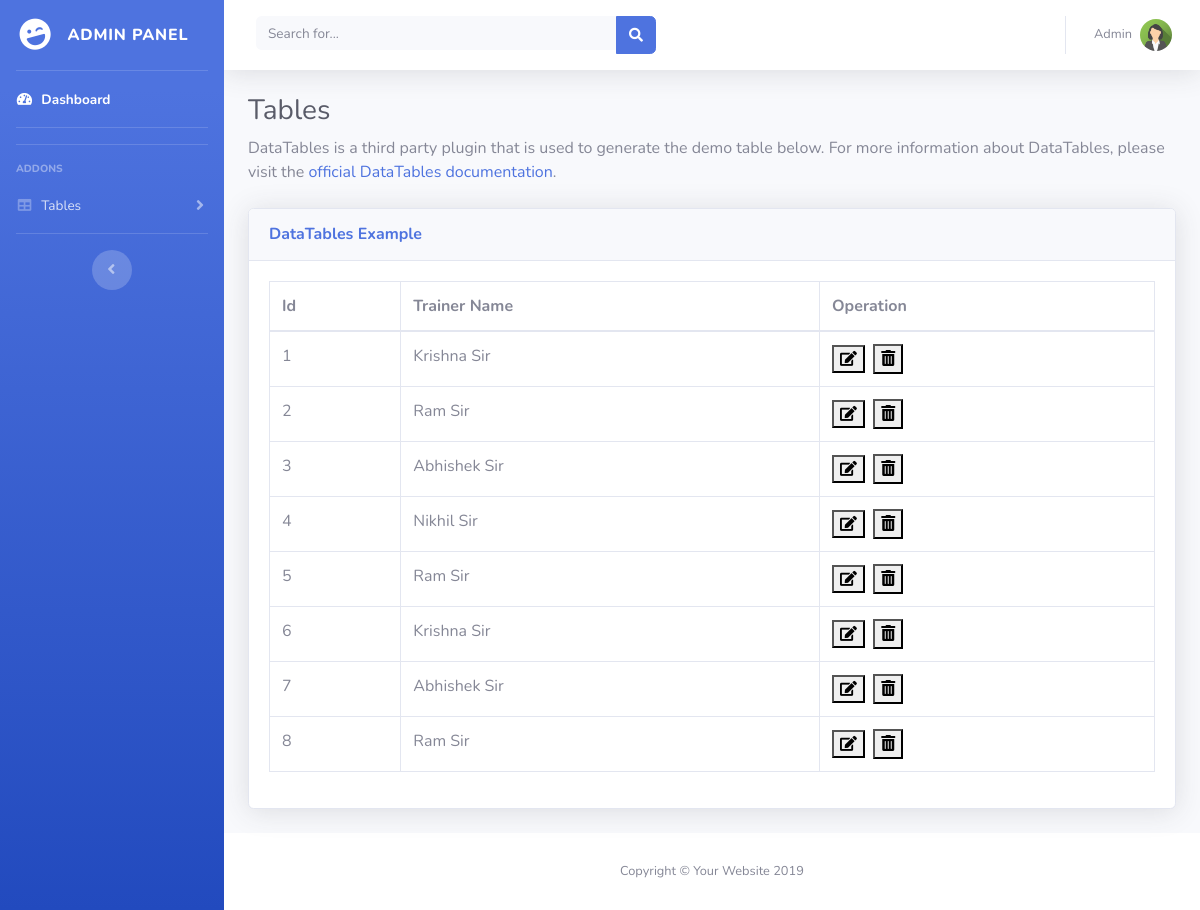
The page /Admin_Panel/train_dis.php on the database as committed earlier.
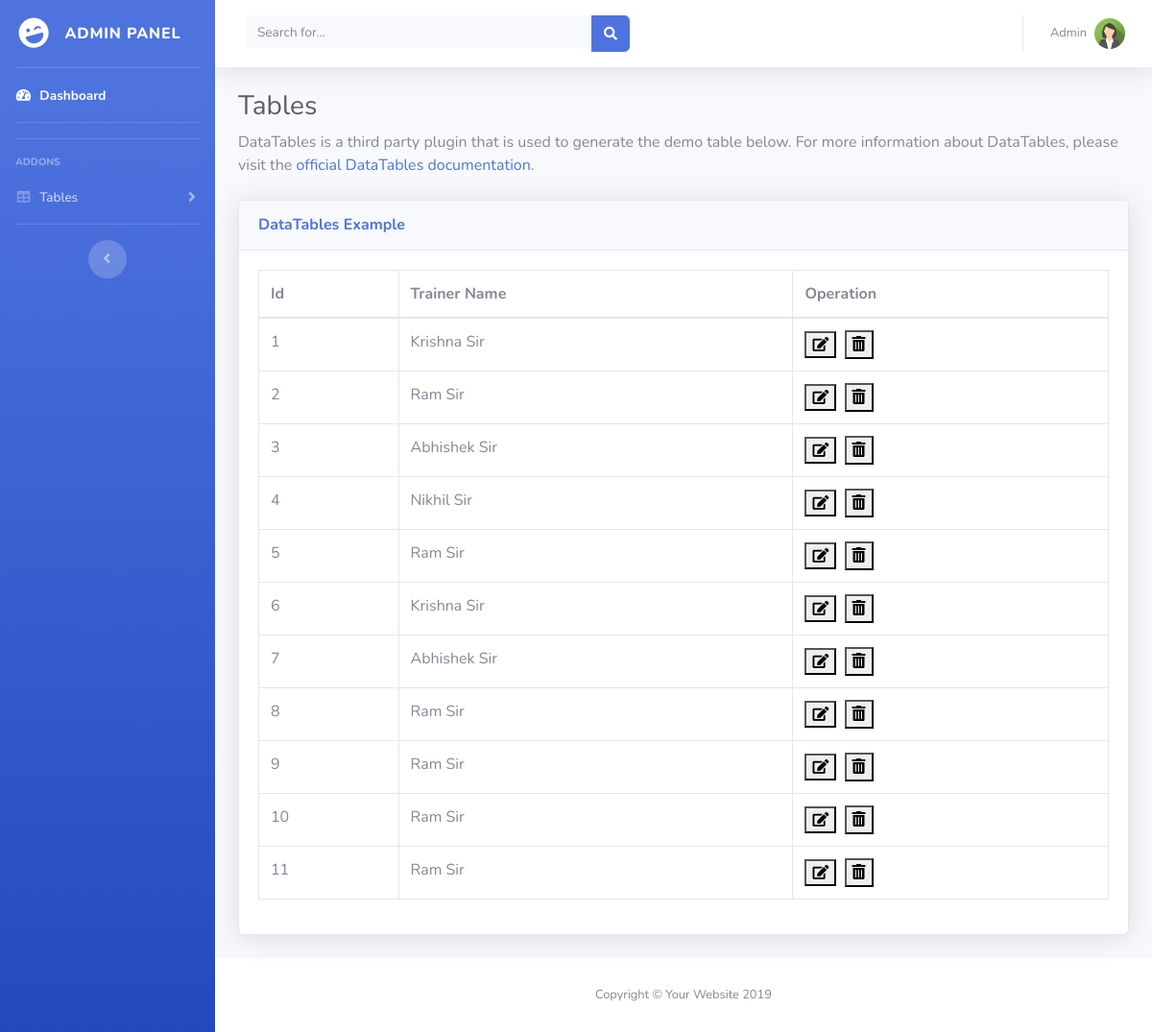
The same page on the database as committed later.
### tables this page shows
CREATE TABLE `trainer` (
  `id` int(11) NOT NULL,
  `tname` varchar(20) NOT NULL
);

### Admin_Panel/train_dis.php (the view, shortened to what this page needs)
<!DOCTYPE html>
<html lang="en">
<head>
  <link href="vendor/fontawesome-free/css/all.min.css" rel="stylesheet" type="text/css">
  <link href="css/sb-admin-2.min.css" rel="stylesheet">
  <link href="vendor/datatables/dataTables.bootstrap4.min.css" rel="stylesheet">
</head>
<body id="page-top">
<?php include("header.php");
?>
        <div class="container-fluid">
          <h1 class="h3 mb-2 text-gray-800">Tables</h1>
          <p class="mb-4">DataTables is a third party plugin that is used to generate the demo table below. For more information about DataTables, please visit the <a target="_blank" href="https://datatables.net">official DataTables documentation</a>.</p>
         <?php $con=mysqli_connect("localhost","root","");
            mysqli_select_db($con,"gym");
              $s="select * from trainer";
              $res=mysqli_query($con,$s);
        echo " <div class='card shadow mb-4'> ";
        echo "    <div class='card-header py-3'> ";
        echo "     <h6 class='m-0 font-weight-bold text-primary'>DataTables Example</h6> ";
        echo " </div> ";
        echo "   <div class='card-body'> ";
        echo " <div class='table-responsive'> ";
        echo  " <table class='table table-bordered' id='dataTable' width='100%' cellspacing='0'> ";
        echo   " <thead>
                    <tr>
                        <th>Id</th>
                        <th>Trainer Name</th>
                        <th>Operation</th>
                    </tr>
                  </thead>";
                echo "<tbody>";
                  while($r=mysqli_fetch_row($res))
                  {
                    echo"<tr>";
                    echo "<td>".$r[0]."</td>";
                    echo "<td>".$r[1]."</td>";
                    echo "<td><a href='train_upd.php?id=$r[0]'><button style='font-size:15px'><i class='fa fa-edit'></i></button></a>&nbsp
                    <a href='train_del.php?id=$r[0]'><button><i class='fas fa-trash-alt'></i></button></a>
                    </td>";
                    echo"</tr>";
                  }
                echo  "</tbody>";
                echo "</table>";
        ?>
              </div>
            </div>
          </div>
        </div>
      </div>
    <?php
      include("footer.php");
    ?>
</body>
</html>

Rows that differ between the two databases and show on the page:
added trainer: id "9", tname "Ram Sir"
added trainer: id "10", tname "Ram Sir"
added trainer: id "11", tname "Ram Sir"
